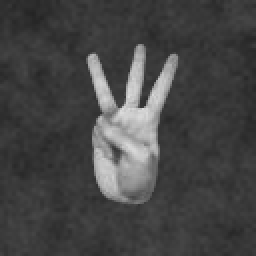
#> input picture StaticGestures/fingers/test/01b39106-3a70-409f-a1a1-301692a5d512_3R.png, 128 x 128 px, given in place of the camera (shown 2 times larger)
$ python findHand.py
#> lines starting #> are read from the running program, lines starting #| are printed output that depends on the picture; after the words box and inside, x2 and y2 are one past the last pixel; in counts of white or black regions, pixels touching at a corner belong together
import cv2
import numpy as np
import copy
import math
import json
import io
import os
from matplotlib import pyplot as plt
from collections import Counter
from PIL import Image

# parameters
cap_region_x_begin=0.45  # start point/total width
cap_region_y_end=0.6  # start point/total width
threshold = 70  #  BINARY threshold
blurValue = 5  # GaussianBlur parameter
bgSubThreshold = 50
learningRate = 0
count = 0

# variables
isBgCaptured = 0   # bool, whether the background captured
isFistCaptured = 0

def removeBG(frame):
    fgmask = bgModel.apply(frame,learningRate=learningRate)
    kernel = cv2.getStructuringElement(cv2.MORPH_ELLIPSE, (2, 2))
    res = cv2.morphologyEx(fgmask, cv2.MORPH_OPEN, kernel)

    kernel = np.ones((2, 2), np.uint8)
    fgmask = cv2.erode(fgmask, kernel, iterations=2)
    res = cv2.bitwise_and(frame, frame, mask=fgmask)
    return res


def calculateFingers(res,drawing):  # -> finished bool, cnt: finger count
    #  convexity defect
    hull = cv2.convexHull(res, returnPoints=False)
    if len(hull) > 3:
        defects = cv2.convexityDefects(res, hull)
        if type(defects) != type(None):  # avoid crashing.

            cnt = 0
            for i in range(defects.shape[0]):  # calculate the angle
                s, e, f, d = defects[i][0]
                start = tuple(res[s][0])
                end = tuple(res[e][0])
                far = tuple(res[f][0])
                a = math.sqrt((end[0] - start[0]) ** 2 + (end[1] - start[1]) ** 2)
                b = math.sqrt((far[0] - start[0]) ** 2 + (far[1] - start[1]) ** 2)
                c = math.sqrt((end[0] - far[0]) ** 2 + (end[1] - far[1]) ** 2)
                angle = math.acos((b ** 2 + c ** 2 - a ** 2) / (2 * b * c))  # cosine theorem
                if angle <= math.pi / 2:  # angle less than 90 degree, treat as fingers
                    cnt += 1
                    cv2.circle(drawing, far, 8, [211, 84, 0], -1)
            return True, cnt+1
    return False, -1

# Camera
camera = cv2.VideoCapture(0)
camera.set(10,200) #brightness
camera.set(3,600) #width
camera.set(4,600) #height


while camera.isOpened():
    ret, frame = camera.read()
#> frame is the input picture: shape (128, 128, 3); min 36, max 220, mean 69.6
    frame = cv2.bilateralFilter(frame, 5, 50, 100)  # smoothing filter
    frame = cv2.flip(frame, 1)  # flip the frame horizontally
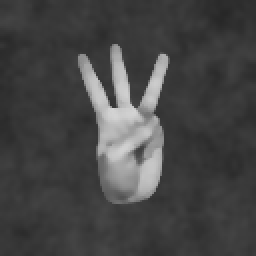
#> frame: shape (128, 128, 3) (shown 2 times larger); min 39, max 211, mean 69.6
    cv2.rectangle(frame, (0,0),
                   (int(cap_region_x_begin * frame.shape[1]), int(cap_region_y_end * frame.shape[0])),
                   (255, 0, 0), 2) # draw region of interest
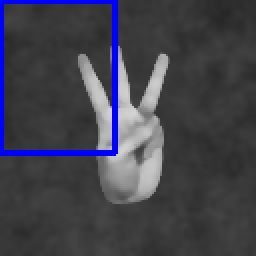
#> frame: shape (128, 128, 3) (shown 2 times larger); 4.02% of pixels changed, all inside (x1, y1, x2, y2) = (0, 0, 59, 78)
    cv2.imshow('original', frame)

    #  Main operation
    if isBgCaptured == 1:  # this part wont run until background captured
        img = removeBG(frame)
        img = img[0:int(cap_region_y_end * frame.shape[0]),
                0:int(cap_region_x_begin * frame.shape[1])]  # clip the ROI
        cv2.imshow('removeBG', img)

        # convert the image into binary image
        gray = cv2.cvtColor(img, cv2.COLOR_BGR2GRAY)
        blur = cv2.GaussianBlur(gray, (blurValue, blurValue), 0) # blur for better binarization
        cv2.imshow('blur', blur)
        ret, thresh = cv2.threshold(blur, threshold, 255, cv2.THRESH_BINARY+cv2.THRESH_OTSU) # binarize
        im_floodfill = thresh.copy()
        h, w = thresh.shape[:2]
        mask = np.zeros((h+2, w+2), np.uint8)
        cv2.floodFill(im_floodfill, mask, (0,0), 255)
        im_floodfill_inv = cv2.bitwise_not(im_floodfill)
        img = thresh | im_floodfill_inv
        img_bin = img

        cv2.imshow('binary', img_bin)

        # get the coutours
        thresh1 = copy.deepcopy(thresh)
        contours, hierarchy = cv2.findContours(thresh1, cv2.RETR_TREE, cv2.CHAIN_APPROX_SIMPLE)
        length = len(contours)
        maxArea = -1
        if length > 0:
            for i in range(length):  # find the biggest contour (according to area)
                temp = contours[i]
                area = cv2.contourArea(temp)
                if area > maxArea:
                    maxArea = area
                    ci = i

            res = contours[ci]
            hull = cv2.convexHull(res)
            drawing = np.zeros(img.shape, np.uint8)
            cv2.drawContours(drawing, [res], 0, (0, 255, 0), 2)
            cv2.drawContours(drawing, [hull], 0, (0, 0, 255), 3)

            if count == 0:
                isFinishCal,cnt = calculateFingers(res, drawing)
                print("There are this many fingers: " + str(cnt)) # <------------- THE ANSWER
                cv2.imshow('output', drawing)

            count = (count + 1) % 15

    # Keyboard OP
    k = cv2.waitKey(10)
#> (key Esc is pressed here)
    if k == 27:  # press ESC to exit
        camera.release()
        cv2.destroyAllWindows()
        break
    elif k == ord('b'):  # press 'b' to capture the background
        bgModel = cv2.createBackgroundSubtractorMOG2(0, bgSubThreshold)
        isBgCaptured = 1
    elif k == ord('r'):  # press 'r' to reset the background
        bgModel = None
        triggerSwitch = False
        isBgCaptured = 0

$ run again, on StaticGestures/fingers/test/01e2585e-3972-4f0e-9472-21148e05b618_3R.png
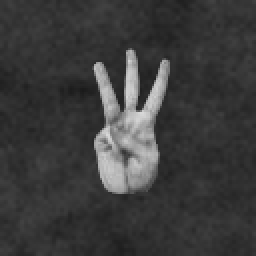
#> input picture StaticGestures/fingers/test/01e2585e-3972-4f0e-9472-21148e05b618_3R.png, 128 x 128 px, given in place of the camera (shown 2 times larger)
#> frame is the input picture: shape (128, 128, 3); min 26, max 216, mean 60.2
#> `frame = cv2.flip(frame, 1)`:
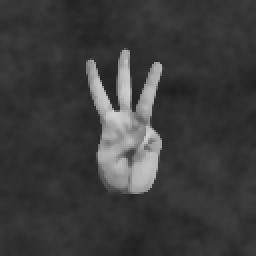
#> frame: shape (128, 128, 3) (shown 2 times larger); min 29, max 209, mean 60.2
#> `cv2.rectangle(frame, (0,0), (int(cap_region_x_begin * frame.shape[1]),..`:
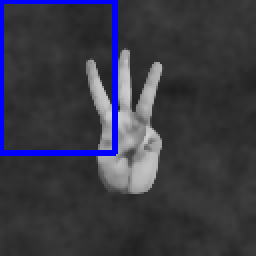
#> frame: shape (128, 128, 3) (shown 2 times larger); 4.02% of pixels changed, all inside (x1, y1, x2, y2) = (0, 0, 59, 78)

$ run again, on StaticGestures/fingers/test/2b1c9843-e88d-4a58-aac2-315be8f7c332_0R.png
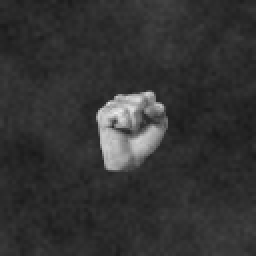
#> input picture StaticGestures/fingers/test/2b1c9843-e88d-4a58-aac2-315be8f7c332_0R.png, 128 x 128 px, given in place of the camera (shown 2 times larger)
#> frame is the input picture: shape (128, 128, 3); min 25, max 235, mean 51.3
#> `frame = cv2.flip(frame, 1)`:
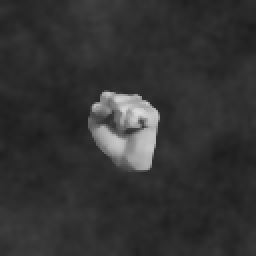
#> frame: shape (128, 128, 3) (shown 2 times larger); min 29, max 222, mean 51.3
#> `cv2.rectangle(frame, (0,0), (int(cap_region_x_begin * frame.shape[1]),..`:
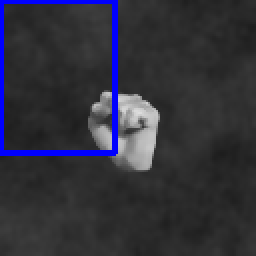
#> frame: shape (128, 128, 3) (shown 2 times larger); 4.02% of pixels changed, all inside (x1, y1, x2, y2) = (0, 0, 59, 78)

$ run again, on StaticGestures/fingers/test/3903519a-976e-4344-9d09-b816200d8410_1R.png
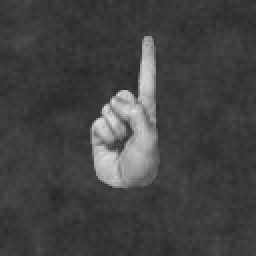
#> input picture StaticGestures/fingers/test/3903519a-976e-4344-9d09-b816200d8410_1R.png, 128 x 128 px, given in place of the camera (shown 2 times larger)
#> frame is the input picture: shape (128, 128, 3); min 37, max 228, mean 66.6
#> `frame = cv2.flip(frame, 1)`:
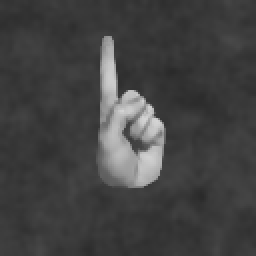
#> frame: shape (128, 128, 3) (shown 2 times larger); min 42, max 213, mean 66.6
#> `cv2.rectangle(frame, (0,0), (int(cap_region_x_begin * frame.shape[1]),..`:
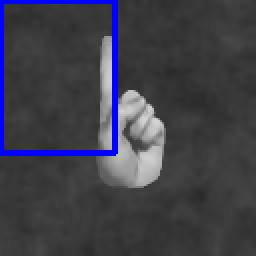
#> frame: shape (128, 128, 3) (shown 2 times larger); 4.02% of pixels changed, all inside (x1, y1, x2, y2) = (0, 0, 59, 78)
